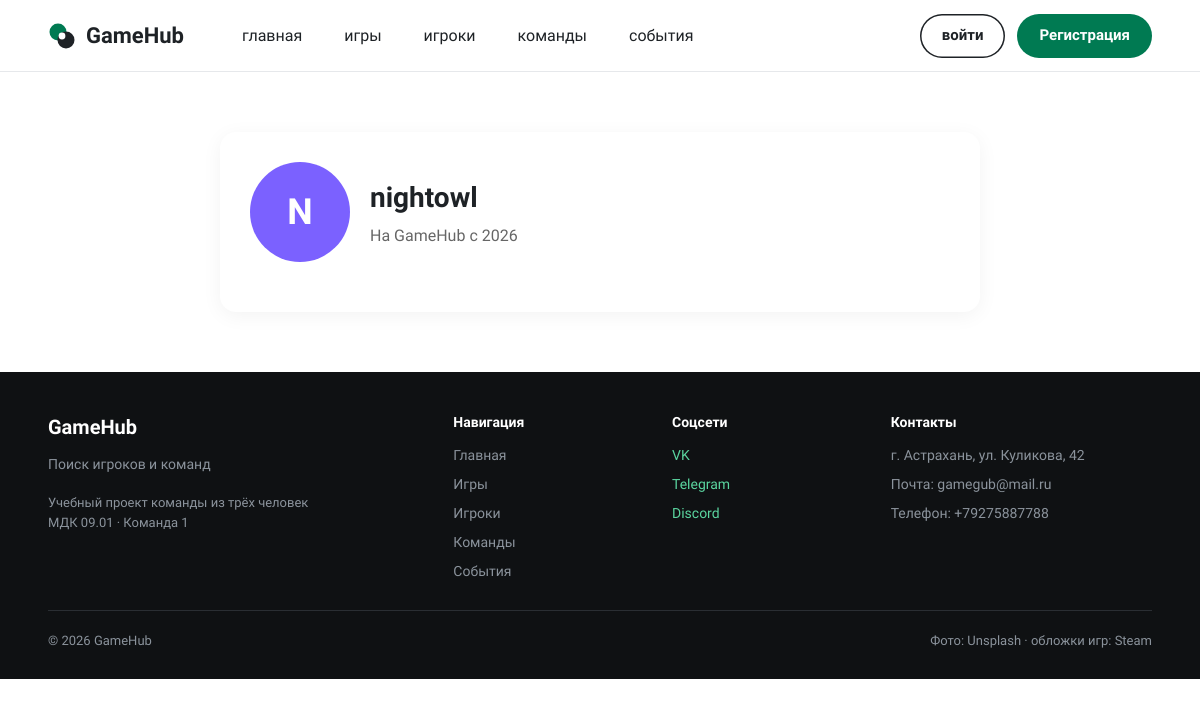
Page /player.php?id=2 on the committed database.
### tables this page shows
CREATE TABLE users (
  id            INT UNSIGNED AUTO_INCREMENT PRIMARY KEY,
  nickname      VARCHAR(20)  NOT NULL UNIQUE,
  email         VARCHAR(120) NOT NULL UNIQUE,
  password_hash VARCHAR(255) NOT NULL,
  role          ENUM('user','admin') NOT NULL DEFAULT 'user',
  avatar        VARCHAR(255) NULL,
  created_at    DATETIME NOT NULL DEFAULT CURRENT_TIMESTAMP
);

### includes/db.php (called while the page is built, shortened)
<?php
function db(): PDO
{
    static $pdo = null;
    $c = config();
    $dsn = "mysql:host={$c['db_host']};dbname={$c['db_name']};charset=utf8mb4";
    try {
        $pdo = new PDO($dsn, $c['db_user'], $c['db_pass'], [
            PDO::ATTR_ERRMODE => PDO::ERRMODE_EXCEPTION,
            PDO::ATTR_DEFAULT_FETCH_MODE => PDO::FETCH_ASSOC,
            PDO::ATTR_EMULATE_PREPARES => false,
        ]);
    } catch (PDOException $e) {
        fatal_page('Нет подключения к базе данных', 'Проверьте, что MySQL запущен и база gamehub импортирована (см. README).', $e);
    }
    return $pdo;
}
function q(string $sql, array $params = []): PDOStatement
{
    $st = db()->prepare($sql);
    $st->execute($params);
    return $st;
}
function one(string $sql, array $params = []): ?array
{
    $row = q($sql, $params)->fetch();
    return $row ?: null;
}

### includes/bootstrap.php (called while the page is built, shortened)
<?php
require __DIR__ . '/db.php';
function e(?string $s): string
{
    return htmlspecialchars((string)$s, ENT_QUOTES, 'UTF-8');
}

### player.php (the view, shortened to what this page needs)
<?php
require_once 'includes/bootstrap.php';
$player_id = (int)($_GET['id'] ?? 0);
$player = one("SELECT * FROM users WHERE id = ?", [$player_id]);
require_once 'includes/header.php';
?>
<main class="container" style="max-width: 800px; margin: 40px auto; padding: 20px;">
    <div class="player-card" style="background: white; padding: 30px; border-radius: 16px; box-shadow: 0 4px 20px rgba(0,0,0,0.05);">
        <div style="display: flex; align-items: center; gap: 20px; margin-bottom: 20px;">
            <?php if (!empty($player['avatar'])): ?>
                <img src="<?= e($player['avatar']) ?>" alt="Аватар" style="width: 100px; height: 100px; border-radius: 50%; object-fit: cover;">
            <?php else: ?>
                <div style="width: 100px; height: 100px; border-radius: 50%; background: #7B61FF; color: white; display: flex; align-items: center; justify-content: center; font-size: 36px; font-weight: bold;">
                    <?= mb_strtoupper(mb_substr($player['nickname'], 0, 1)) ?>
                </div>
            <?php endif; ?>
            <div>
                <h1 style="margin: 0 0 5px 0; font-size: 28px; color: #1E2226;"><?= e($player['nickname']) ?></h1>
                <p style="color: #666; margin: 0;">На GameHub с <?= date('Y', strtotime($player['created_at'] ?? 'now')) ?></p>
            </div>
        </div>
    </div>
</main>
<?php require_once 'includes/footer.php'; ?>

### assets/css/style.css (style rules this page uses)
:root { --bg-dark: #15171A; --panel: #1F2226; --line-dark: #2E3237; --text: #1E2226; --muted: #5C636B; --hint: #8B939C; --soft: #F4F5F6; --chip: #F0F1F3; --line: #E1E4E8; --green: #007A52; --green-d: #006443; --green-l: #5BD6A0; --green-bg: #E3F4EC; --red: #D93F3F; --red-bg: #FBEAEA; --amber-bg: #FFF4DE; --amber: #9A6B12; --wrap: 1344px; }
*, *::before, *::after { box-sizing: border-box; }
html { -webkit-text-size-adjust: 100%; }
body { margin: 0; background: #fff; color: var(--text); font: 16px/1.5 'Onest', system-ui, -apple-system, 'Segoe UI', sans-serif; }
h1, h2, h3, p { margin: 0; }

### rows in the picture
users: nickname "N", nickname "nightowl", created_at "2026"

### other values in the picture
$hlabel "главная"
$hlabel "игры"
$hlabel "игроки"
$hlabel "команды"
$hlabel "события"
